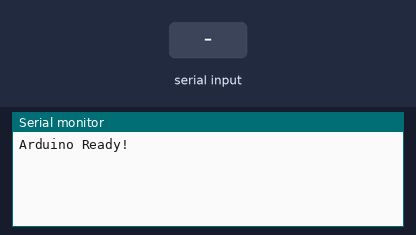
A sketch run on a simulated Arduino Uno, built with avr-gcc and run on an emulated ATmega328P. Shown: the last lines printed to the serial monitor. Inputs (shaded band) come from the test bench.

Above: at 1.2 s.
1.3 s: "1\n" received over Serial
At 1.8 s:
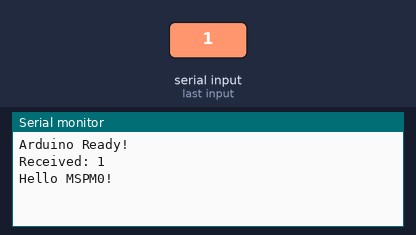
2.8 s: "0\n" received over Serial
At 4.0 s:
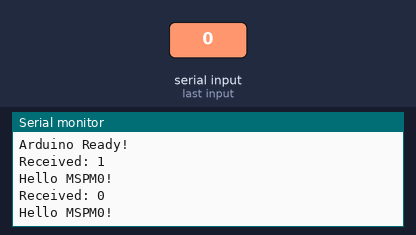
4.3 s: "2\n" received over Serial
At 5.3 s:
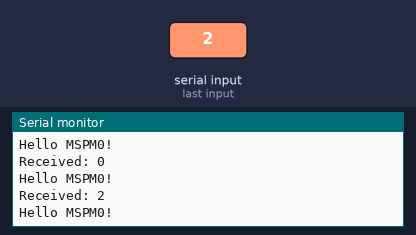

The sketch:

mspm0_uart.ino
```cpp
#define UART_BAUD 9600

void setup() {
    Serial.begin(UART_BAUD);
    Serial.println("Arduino Ready!");
}

void loop() {
    if (Serial.available() > 0) {
        String receivedData = Serial.readStringUntil('\n'); // Read until newline
        Serial.print("Received: ");
        Serial.println(receivedData);

        // Send response to MSPM0
        Serial.println("Hello MSPM0!");
    }
}
```

Measured:
- after the input at 1.3 s, the serial monitor: prints a new line at once (image 1)
- after the input at 2.8 s, the serial monitor: prints a new line at once (image 2)
- after the input at 4.3 s, the serial monitor: prints a new line at once (image 3)
